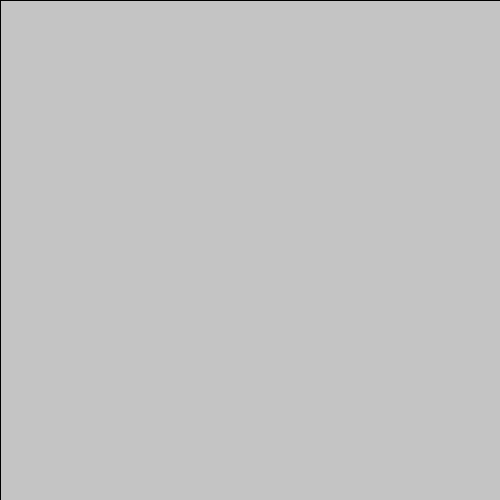
Frame 1 (no input)
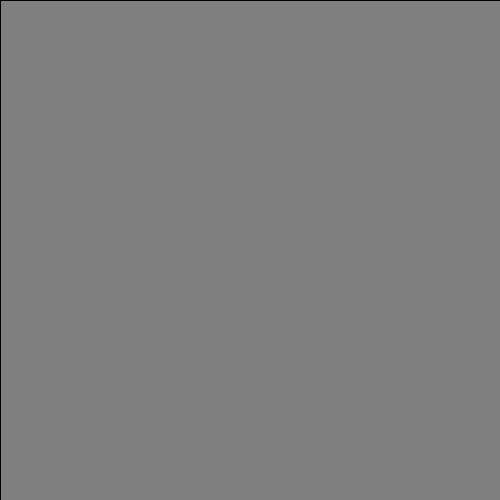
Frame 60 (the mouse pressed at the canvas centre just before this capture)
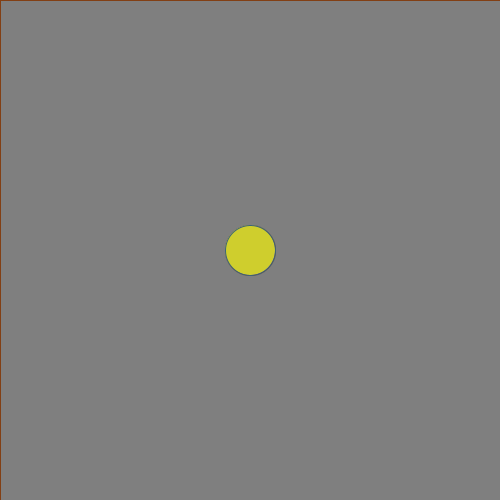
Frame 120 (the mouse held since frame 60 and released just before this capture)

The Processing sketch that drew these frames (run headless with seeded random() and noise(); from frame 60 on, the mouse is pressed at the canvas centre):

// Processing sketch: processing_157114
// ── processing_157114.pde

void setup(){
  size(500, 500);
}

void draw(){
  fill(125, 125, 125, 25);
  rect(0, 0, 500 ,500);
  if(mousePressed){
  fill(random(255), random(255), random(255));
  stroke(random(255), random(255), random(255));
  ellipse(mouseX, mouseY, 50, 50);
  }
  
}
